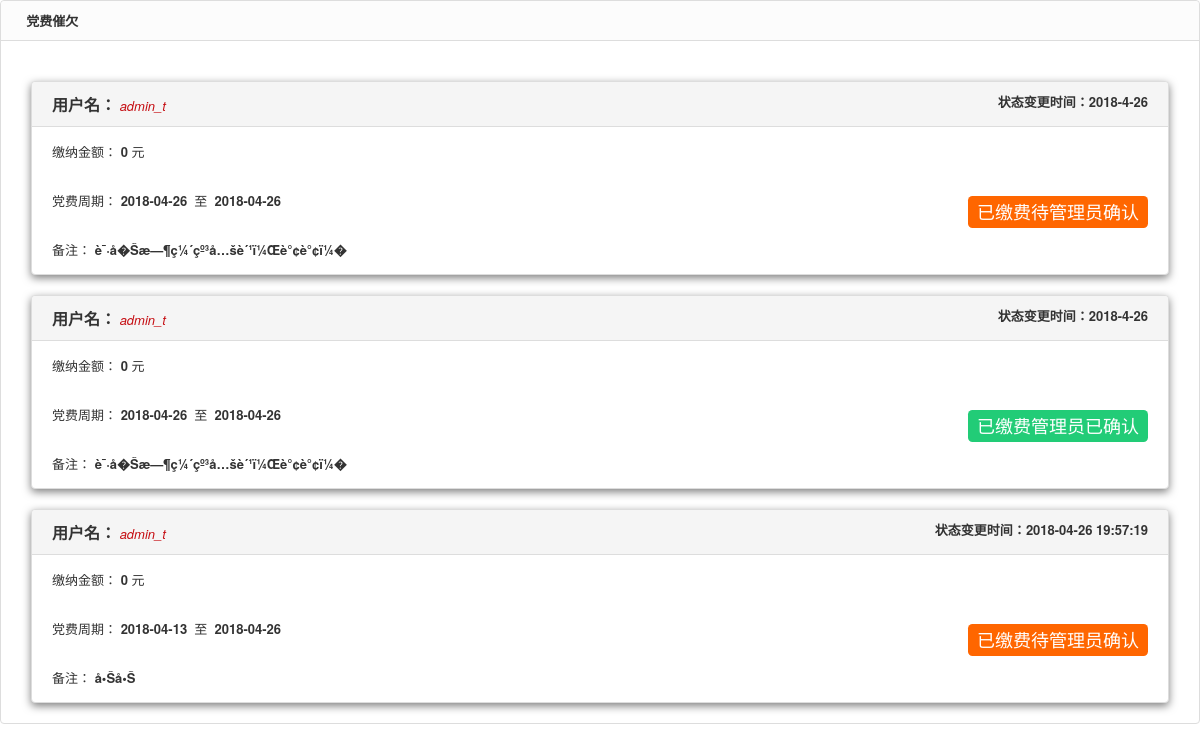
The page /代码/v20180426_20/control/feeHistory.php (signed in) on the database its author committed.
### tables this page shows
CREATE TABLE IF NOT EXISTS `user_fee_info` (
  `uid` int(11) NOT NULL AUTO_INCREMENT COMMENT 'uid',
  `user_id` varchar(16) NOT NULL COMMENT 'ç”¨æˆ·ID',
  `user_name` varchar(255) DEFAULT '' COMMENT 'ç”¨æˆ·å§“å��',
  `fee_count` varchar(255) DEFAULT '0' COMMENT 'éœ€è¦�äº¤çº³çš„è´¹ç”¨ï¼Œé»˜è®¤ï¼š0',
  `send_time` varchar(64) NOT NULL COMMENT 'å‚¬æ¬ å�‘é€�æ—¶é—´',
  `period_begin` varchar(64) NOT NULL COMMENT 'å…šè´¹å‘¨æœŸèµ·å§‹æ—¶é—´',
  `period_end` varchar(64) NOT NULL COMMENT 'å…šè´¹å‘¨æœŸç»ˆæ­¢æ—¶é—´',
  `purchase_time` varchar(255) DEFAULT '',
  `purchase_status` varchar(255) DEFAULT NULL COMMENT 'ç¼´çº³çŠ¶æ€�ï¼š1ï¼šå·²é€šçŸ¥ï¼Œ2ï¼šç”¨æˆ·å·²ç¼´çº³ï¼Œ3ï¼šç®¡ç�†å‘˜å·²ç¡®è®¤',
  `status_chg_time` varchar(64) NOT NULL COMMENT 'ç¼´çº³çŠ¶æ€�æ”¹å�˜æ—¶é—´',
  `remark` varchar(255) DEFAULT '' COMMENT 'å¤‡æ³¨',
  PRIMARY KEY (`uid`),
  UNIQUE KEY `uid` (`uid`)
);

### 代码/v20180426_20/control/feeHistory.php (the view, shortened to what this page needs)
<!DOCTYPE html>
<html lang="en" xmlns="http://www.w3.org/1999/html">
<head>
    <link rel="stylesheet" href="css/pintuer.css">
    <link rel="stylesheet" href="css/admin.css">
</head>
<?php
require_once('pdo.php');
$sqlGetUserInfo = "select * from user_info a where a.username='{$_SESSION['username']}'";
$rsGetUserInfo = $pdo->query($sqlGetUserInfo);
$resultGetUserInfo = $rsGetUserInfo->fetch(PDO::FETCH_ASSOC);
?>
<body>
<div class="panel admin-panel">
    <div class="panel-head" id="add"><strong><span class="icon-pencil-square-o"></span>党费催欠</strong></div>
    <div class="body-content">
    <?php
if ($resultGetUserInfo['role_type'] <> '0') {
    $sqlGetFeeInfoTS = "select * from user_fee_info where user_name = '{$_SESSION['username']}' order by purchase_time desc";
    foreach ($pdo->query($sqlGetFeeInfoTS) as $key => $resultGetFeeInfoTS) {
        ?>
        <div style="height: 20px"></div>
        <div class="dialog open">
            <div class="dialog-head">
                <strong>用户名：</strong>
                <span style="font-style: italic;color: #C50C11">
                <?php echo "$resultGetFeeInfoTS[user_name]" ?></span>
                <span style="float: right;font-weight: bold">
            状态变更时间：<?php echo "$resultGetFeeInfoTS[status_chg_time]"; ?>
            </span>
            </div>
            <div class="dialog-body">缴纳金额：&nbsp;<strong><?php echo "$resultGetFeeInfoTS[fee_count]" ?></strong>&nbsp;元
            </div>
            <?php
            if ($resultGetFeeInfoTS['purchase_status'] == '2') {
                ?>
                <div style="float: right;" class="dialog-body">
                    <h1><span class="tag bg-yellow">已缴费待管理员确认</span></h1>
                </div>
                <?php
            }
            ?>
            <?php
            if ($resultGetFeeInfoTS['purchase_status'] == '3') {
                ?>
                <div style="float: right;" class="dialog-body">
                    <h1><span class="tag bg-green">已缴费管理员已确认</span></h1>
                </div>
                <?php
            }
            ?>
            <div class="dialog-body">党费周期：&nbsp;<strong><?php echo "$resultGetFeeInfoTS[period_begin]" ?></strong>
                &nbsp;至
                &nbsp;<strong><?php echo "$resultGetFeeInfoTS[period_end]" ?></strong></div>
            <div class="dialog-body">备注：&nbsp;<strong><?php echo "$resultGetFeeInfoTS[remark]" ?></strong></div>
        </div>
        <?php
    }
}
?>
</body>
</html>

### 代码/v20180426_20/control/css/admin.css (style rules this page uses)
body { color:#333; font-size:13px; }
.panel { background:#fff; }
.body-content { padding:20px 30px; overflow:hidden; }

### rows shown on the page
user_fee_info: user_name "admin_t", status_chg_time "2018-4-26", fee_count "0", purchase_status "已缴费待管理员确认", period_begin "2018-04-26", period_end "2018-04-26", remark "è¯·å�Šæ—¶ç¼´çº³å…šè´¹ï¼Œè°¢è°¢ï¼�"
user_fee_info: user_name "admin_t", status_chg_time "2018-4-26", fee_count "0", purchase_status "已缴费管理员已确认", period_begin "2018-04-26", period_end "2018-04-26", remark "è¯·å�Šæ—¶ç¼´çº³å…šè´¹ï¼Œè°¢è°¢ï¼�"
user_fee_info: user_name "admin_t", status_chg_time "2018-04-26 19:57:19", fee_count "0", purchase_status "已缴费待管理员确认", period_begin "2018-04-13", period_end "2018-04-26", remark "å•Šå•Š"
